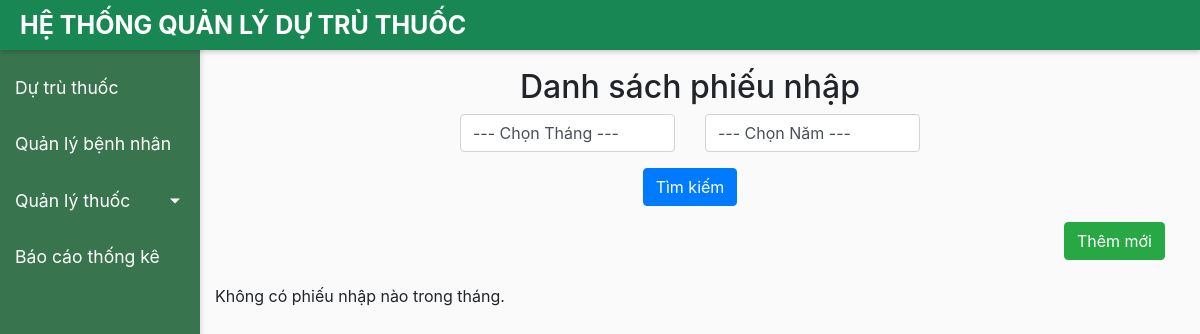
Before: /danh_sach_phieu_nhap/ with the older database file.
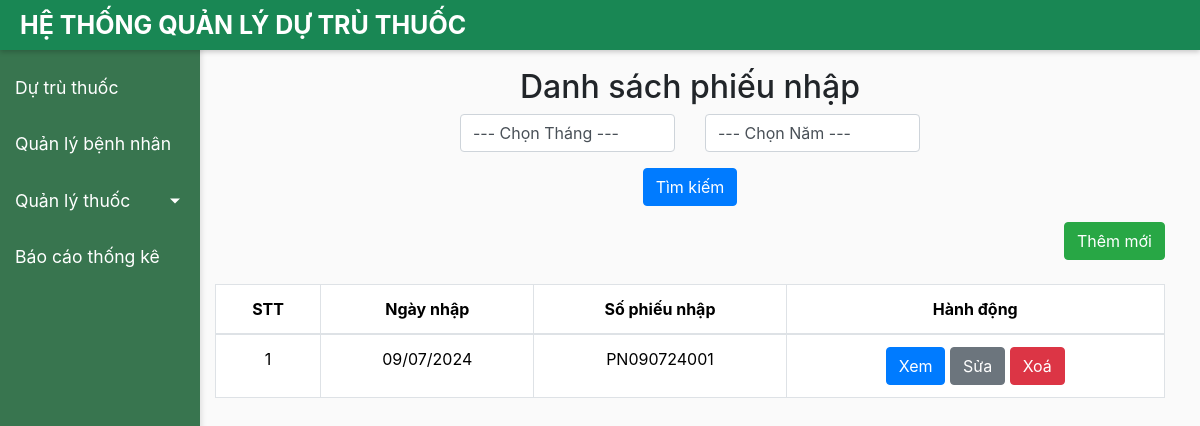
After: the same page with the newer database file.
### phieu_nhap_kho/models.py (models this page shows)
class PhieuNhap(models.Model):
    so_phieu_nhap = models.CharField(max_length=20, blank=True)
    ngay_nhap = models.DateField()

### phieu_nhap_kho/views.py (the view)
# urls.py: path('', views.danh_sach_phieu_nhap, name='danh_sach_phieu_nhap'),
def danh_sach_phieu_nhap(request):
    months = range(1,13)
    current_year = datetime.now().year
    years = range(2023, current_year+1)
    thang = request.GET.get('thang')
    nam = request.GET.get('nam')
    items_danh_muc = Thuoc.objects.all()
    items_phieu_nhap = PhieuNhap.objects.all()
    items_ct_phieu_nhap = ctPhieuNhap.objects.all()
    form = NhapThuocForm()
    if thang and nam:
        items_phieu_nhap = PhieuNhap.objects.annotate(
            ngay_nhap_thang=ExtractMonth('ngay_nhap', output_field=IntegerField()),
            ngay_nhap_nam=ExtractYear('ngay_nhap')
        ).filter(ngay_nhap_thang=thang, ngay_nhap_nam=nam)
    return render(request, 'phieu_nhap_kho.html', {
        'months':months, 'years':years,
        'items_danh_muc':items_danh_muc,
        'items_phieu_nhap':items_phieu_nhap,
        'items_ct_phieu_nhap':items_ct_phieu_nhap,
        'form':form
        })

### phieu_nhap_kho/forms.py (shortened to what this page needs)
class NhapThuocForm(forms.ModelForm):
    class Meta:
        model = ctPhieuNhap
        fields = ['phieu_nhap', 'thuoc', 'so_luong_nhap']

### phieu_nhap_kho/templates/phieu_nhap_kho.html (shortened to what this page needs)
{% extends "base.html" %}
{% load humanize %}
{% block content %}
<div class="container mt-5">
    <h2 class="text-center">Danh sách phiếu nhập</h2>
    <form method="GET" action="" class="row g-3 mb-3 justify-content-center">
        <div class="col-md-3">
            <select class="form-control" id="thang" name="thang">
                <option value="">--- Chọn Tháng ---</option>
            </select>
        </div>
        <div class="col-md-3">
            <select class="form-control" id="nam" name="nam">
                <option value="">--- Chọn Năm ---</option>
            </select>
        </div>
        <div class="col-md-12 text-center">
            <button type="submit" class="btn btn-primary">Tìm kiếm</button>
        </div>
    </form>
    <div class="mb-4 text-end">
        <button type="button" class="btn btn-success" data-bs-toggle="modal" data-bs-target="#themPhieuNhapModal">
            Thêm mới
        </button>
    </div>
    {% if items_phieu_nhap %}
    <table class="table table-bordered">
        <thead>
            <tr style='vertical-align: middle' align='center'>
                <th>STT</th>
                <th>Ngày nhập</th>
                <th>Số phiếu nhập</th>
                <th>Hành động</th>
            </tr>
        </thead>
        <tbody>
            {% for phieu_nhap in items_phieu_nhap %}
                <tr style='vertical-align: middle'>
                    <td align='center'>{{forloop.counter}}</td>
                    <td align='center'>{{ phieu_nhap.ngay_nhap|date:"d/m/Y" }}</td>
                    <td align='center'>{{ phieu_nhap.so_phieu_nhap }}</td>
                    <td align='center'>
                        <button type="button" class="btn btn-primary btn-md" data-bs-toggle="modal" data-bs-target="#xemPhieuNhapModal{{ phieu_nhap.id }}">Xem</button>
                        <button type="button" class="btn btn-secondary btn-md" data-bs-toggle="modal" data-bs-target="#suaPhieuNhapModal{{ phieu_nhap.id }}">Sửa</button>
                        <a href="{% url "xoa_phieu_nhap" phieu_nhap.id %}" class="btn btn-danger btn-md" onclick="return confirm('Bạn có chắc muốn xoá phiếu nhập {{phieu_nhap.so_phieu_nhap}} không?')">Xoá</a>
                    </td>
                </tr>
                {% empty %}
                <tr>
                    <td colspan="9" class="text-center">Không có phiếu nhập nào trong tháng.</td>
                </tr>
            {% endfor %}
        </tbody>
    </table>
    {% else %}
        <p>Không có phiếu nhập nào trong tháng.</p>
    {% endif %}
</div>
{% endblock %}

Changed rows visible on the page:
added PhieuNhap: ngay_nhap "09/07/2024", so_phieu_nhap "PN090724001"
Other visible differences:
text no longer shown: "Không có phiếu nhập nào trong tháng."
text now shown: "STT Ngày nhập Số phiếu nhập Hành động"
